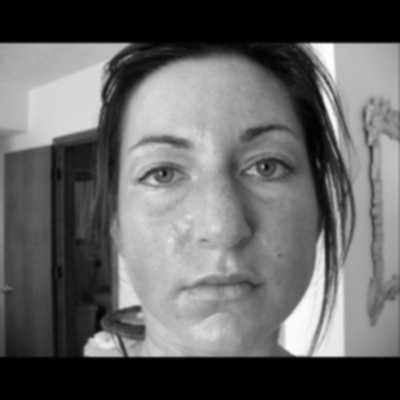
#> input picture preprocessed_dataset/Berminyak/1.jpg, 400 x 400 px; its folder holds only this picture in this run
$ jupyter execute brightness_analysis.ipynb
#> lines starting #> are read from the running program, lines starting #| are printed output that depends on the picture; after the words box and inside, x2 and y2 are one past the last pixel; in counts of white or black regions, pixels touching at a corner belong together
1. Import Library

[cell 1]
import cv2
import numpy as np
import matplotlib.pyplot as plt
import os

[cell 2]
# =====================================================
# PATH DATASET
# =====================================================

dataset_path = "../preprocessed_dataset/Berminyak"

[cell 3]
# =====================================================
# FACE DETECTOR
# =====================================================

face_cascade = cv2.CascadeClassifier(
    cv2.data.haarcascades +
    "haarcascade_frontalface_default.xml"
)

[cell 4]
# =====================================================
# AMBIL SEMUA FILE GAMBAR
# =====================================================

image_files = [
    f for f in os.listdir(dataset_path)
    if f.lower().endswith(('.png', '.jpg', '.jpeg'))
]

print("Jumlah gambar :", len(image_files))

[cell 5]
# =====================================================
# LOOP SEMUA GAMBAR
# =====================================================

for file_name in image_files:

    img_path = os.path.join(dataset_path, file_name)

    # =================================================
    # BACA GAMBAR
    # =================================================
    image = cv2.imread(img_path)
#> image is the input picture: shape (400, 400, 3); min 0, max 254, mean 100.5

    if image is None:
        print(f"Gagal membaca gambar: {file_name}")
        continue

    original = image.copy()

    # =================================================
    # DETEKSI WAJAH
    # =================================================
    gray = cv2.cvtColor(image, cv2.COLOR_BGR2GRAY)

    faces = face_cascade.detectMultiScale(
        gray,
        scaleFactor=1.1,
        minNeighbors=5,
        minSize=(100,100)
    )
#> faces = [[86, 66, 262, 262]]

    if len(faces) == 0:
        print(f"Wajah tidak ditemukan: {file_name}")
        continue

    # =================================================
    # AMBIL WAJAH PERTAMA
    # =================================================
    (x, y, w, h) = faces[0]
#> x = 86; y = 66; w = 262; h = 262

    # =================================================
    # CROP WAJAH
    # =================================================
    face = image[y:y+h, x:x+w]
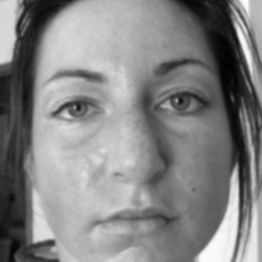
#> face: shape (262, 262, 3); min 2, max 252, mean 132.4

    # =================================================
    # GRAYSCALE
    # =================================================
    face_gray = cv2.cvtColor(
        face,
        cv2.COLOR_BGR2GRAY
    )

    # =================================================
    # MASK ELLIPSE WAJAH
    # =================================================
    mask = np.zeros_like(face_gray)

    center = (w // 2, h // 2)
#> center = (131, 131)

    axes = (
        int(w * 0.38),
        int(h * 0.48)
    )
#> axes = (99, 125)

    cv2.ellipse(
        mask,
        center,
        axes,
        0,
        0,
        360,
        255,
        -1
    )
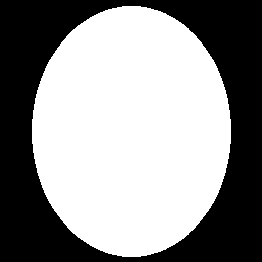
#> mask: shape (262, 262); 57.1% white; 1 black region, box (x1, y1, x2, y2) and area: (0, 0, 262, 262) 29445

    # =================================================
    # AREA WAJAH SAJA
    # =================================================
    face_only = cv2.bitwise_and(
        face_gray,
        face_gray,
        mask=mask
    )
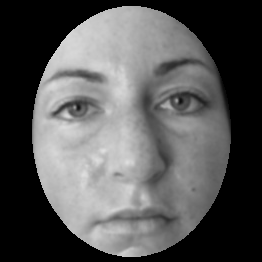
#> face_only: shape (262, 262); min 0, max 224, mean 85.8

    # =================================================
    # SMOOTHING RINGAN
    # =================================================
    blur = cv2.GaussianBlur(
        face_only,
        (7,7),
        0
    )
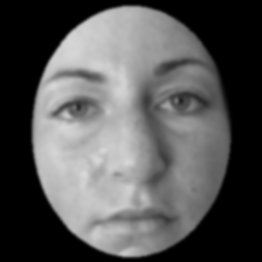
#> blur: shape (262, 262); min 0, max 217, mean 85.8

    # =================================================
    # HEATMAP
    # =================================================
    heatmap = cv2.applyColorMap(
        blur,
        cv2.COLORMAP_JET
    )
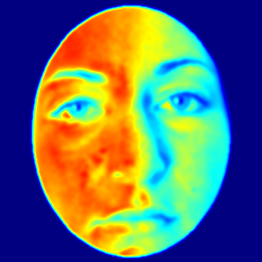
#> heatmap: shape (262, 262, 3); mean B, G, R 105.8, 111.7, 97.1

    # =================================================
    # THRESHOLD DINAMIS
    # =================================================
    mean_brightness = np.mean(
        blur[mask > 0]
    )
#> mean_brightness = 149

    threshold_value = mean_brightness + 30
#> threshold_value = 179

    _, oily_mask = cv2.threshold(
        blur,
        threshold_value,
        255,
        cv2.THRESH_BINARY
    )
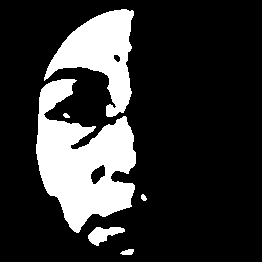
#> oily_mask: shape (262, 262); 19.9% white; 6 white regions, box (x1, y1, x2, y2) and area: (36, 79, 136, 233) 8638, (44, 9, 134, 117) 4538, (88, 227, 125, 246) 374, (120, 249, 134, 255) 62, (141, 194, 147, 201) 30, (63, 113, 70, 118) 25

    # =================================================
    # HANYA AREA WAJAH
    # =================================================
    oily_mask = cv2.bitwise_and(
        oily_mask,
        mask
    )

    # =================================================
    # BERSIHKAN NOISE
    # =================================================
    kernel = np.ones((5,5), np.uint8)

    oily_mask = cv2.morphologyEx(
        oily_mask,
        cv2.MORPH_OPEN,
        kernel
    )
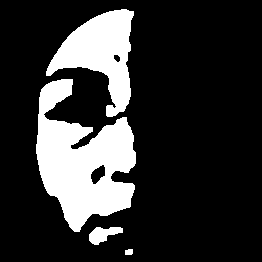
#> oily_mask: shape (262, 262); 19.7% white; 4 white regions, box (x1, y1, x2, y2) and area: (36, 79, 136, 232) 8594, (46, 9, 134, 117) 4504, (89, 227, 123, 245) 358, (125, 249, 133, 255) 44

    oily_mask = cv2.morphologyEx(
        oily_mask,
        cv2.MORPH_CLOSE,
        kernel
    )
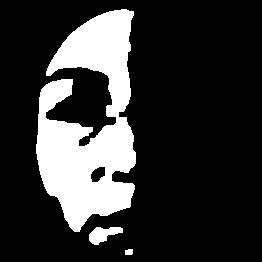
#> oily_mask: shape (262, 262); 19.9% white; 3 white regions

    # =================================================
    # CARI CONTOUR
    # =================================================
    contours, _ = cv2.findContours(
        oily_mask,
        cv2.RETR_EXTERNAL,
        cv2.CHAIN_APPROX_SIMPLE
    )
#> contours = 3 contours; box (x1, y1, x2, y2) and area: (36, 9, 136, 232) 12958, (89, 227, 123, 245) 316, (125, 249, 133, 255) 32

    # =================================================
    # RESULT IMAGE
    # =================================================
    result = cv2.cvtColor(
        face_gray,
        cv2.COLOR_GRAY2BGR
    )

    # =================================================
    # HITUNG AREA BERMINYAK
    # =================================================
    valid_oily_area = 0

    for cnt in contours:

        area = cv2.contourArea(cnt)

        # FILTER CONTOUR
        if 180 < area < 5000:

            valid_oily_area += area

            cv2.drawContours(
                result,
                [cnt],
                -1,
                (0,0,255),
                2
            )
#> this loop made 3 passes
#> (area, valid_oily_area) on pass 2: (316.5, 316.5)
#> area on passes 1, 3: 32, 12957.5
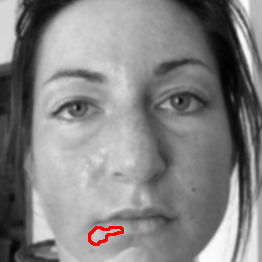
#> result: shape (262, 262, 3); 0.42% of pixels changed, all inside (x1, y1, x2, y2) = (88, 226, 124, 246)
#> after the loop, valid_oily_area = 316.5

    # =================================================
    # HITUNG PERSENTASE
    # =================================================
    face_pixels = np.sum(mask == 255)
#> face_pixels = 39199

    oily_percentage = (
        valid_oily_area / face_pixels
    ) * 100
#> oily_percentage = 0.807

    # =================================================
    # DISPLAY
    # =================================================
    fig, ax = plt.subplots(1,5, figsize=(22,5))

    # GAMBAR ASLI
    ax[0].imshow(
        cv2.cvtColor(original, cv2.COLOR_BGR2RGB)
    )
    ax[0].set_title("Gambar Asli")
    ax[0].axis("off")

    # CROP WAJAH
    ax[1].imshow(
        cv2.cvtColor(face, cv2.COLOR_BGR2RGB)
    )
    ax[1].set_title("Crop Wajah")
    ax[1].axis("off")

    # MASK WAJAH
    ax[2].imshow(mask, cmap='gray')
    ax[2].set_title("Area Wajah")
    ax[2].axis("off")

    # HEATMAP
    ax[3].imshow(
        cv2.cvtColor(heatmap, cv2.COLOR_BGR2RGB)
    )
    ax[3].set_title("Heatmap")
    ax[3].axis("off")

    # HASIL AKHIR
    ax[4].imshow(
        cv2.cvtColor(result, cv2.COLOR_BGR2RGB)
    )
    ax[4].set_title(
        f"Berminyak {oily_percentage:.2f}%"
    )
    ax[4].axis("off")

    plt.tight_layout()
    plt.show()
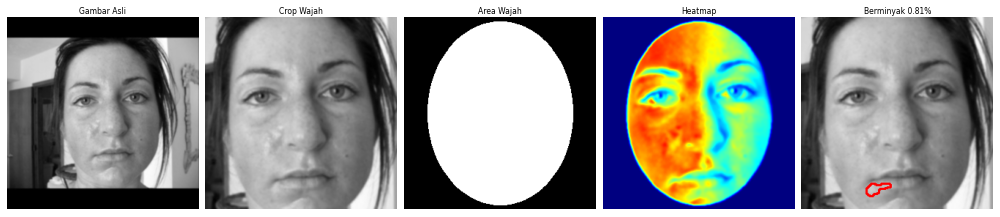
#> figure drawn by matplotlib, 5 panels

    # =================================================
    # OUTPUT
    # =================================================
    print("="*60)
    print(f"File : {file_name}")
    print(f"Threshold : {threshold_value:.2f}")
#| Threshold : 178.98
    print(f"Persentase berminyak : {oily_percentage:.2f}%")
#| Persentase berminyak : 0.81%

$ run again, on preprocessed_dataset/Berminyak/4.jpg
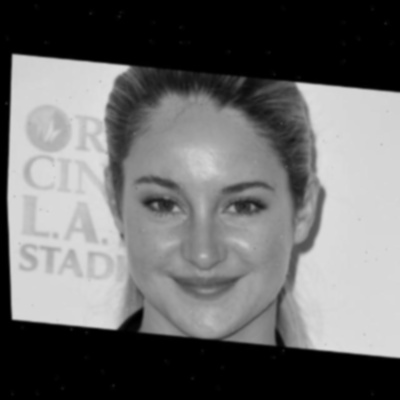
#> input picture preprocessed_dataset/Berminyak/4.jpg, 400 x 400 px
#> image is the input picture: shape (400, 400, 3); min 0, max 223, mean 107.2
#> faces = [[93, 117, 220, 220]]
#> x = 93; y = 117; w = 220
#> center = (110, 110)
#> axes = (83, 105)
#> `cv2.ellipse( mask, center, axes, 0, 0, 360, 255, -1 )`:
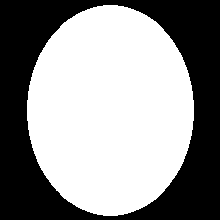
#> mask: shape (220, 220); 57% white; 1 black region, box (x1, y1, x2, y2) and area: (0, 0, 220, 220) 20805
#> mean_brightness = 139.1
#> threshold_value = 169.1
#> contours = 5 contours; box (x1, y1, x2, y2) and area: (84, 25, 134, 65) 1457, (110, 193, 124, 211) 174, (141, 121, 158, 132) 110, (69, 125, 76, 130) 24, (107, 89, 112, 95) 20
#> the loop `for cnt in contours: ` made 5 passes
#> (area, valid_oily_area) on pass 5: (1457, 1457)
#> after the loop `for cnt in contours:`:
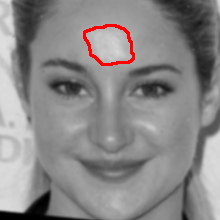
#> result: shape (220, 220, 3); mean B, G, R 135.6, 135.6, 138.1
#> after the loop `for cnt in contours:`: valid_oily_area = 1457
#> face_pixels = 27595
#> oily_percentage = 5.28
#| Threshold : 169.11
#| Persentase berminyak : 5.28%

$ run again, on preprocessed_dataset/Berminyak/5.jpg
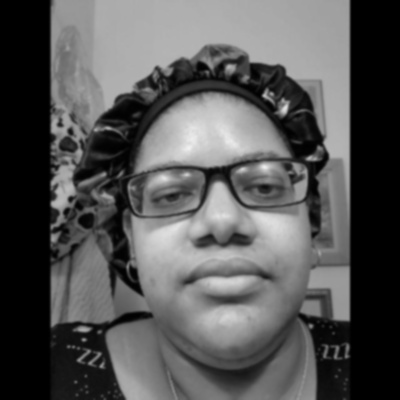
#> input picture preprocessed_dataset/Berminyak/5.jpg, 400 x 400 px
#> image is the input picture: shape (400, 400, 3); min 0, max 240, mean 85.2
#> faces = [[104, 99, 237, 237]]
#> x = 104; y = 99; w = 237
#> center = (118, 118)
#> axes = (90, 113)
#> mask: shape (237, 237); 57.5% white; 1 black region, box (x1, y1, x2, y2) and area: (0, 0, 237, 237) 23892
#> mean_brightness = 142.8
#> threshold_value = 172.8
#> contours = 7 contours; box (x1, y1, x2, y2) and area: (45, 7, 161, 65) 4120, (35, 85, 133, 168) 3130, (147, 113, 193, 152) 1206, (99, 210, 148, 228) 630, (102, 179, 144, 191) 343, (52, 76, 65, 84) 75, (157, 65, 166, 73) 52
#> the loop `for cnt in contours: ` made 7 passes
#> (area, valid_oily_area) on passes 1, 2, 3, 4, 7: (630.5, 630.5), (343, 973.5), (1205.5, 2179), (3130, 5309), (4120, 9429)
#> after the loop `for cnt in contours:`:
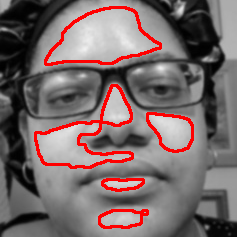
#> result: shape (237, 237, 3); mean B, G, R 105.9, 105.9, 121.5
#> after the loop `for cnt in contours:`: valid_oily_area = 9429
#> face_pixels = 32277
#> oily_percentage = 29.21
#| Threshold : 172.78
#| Persentase berminyak : 29.21%
